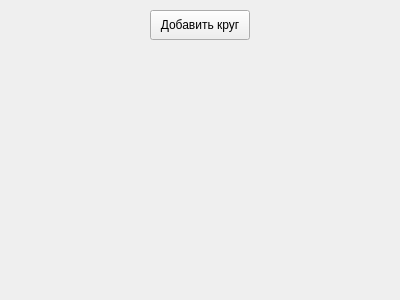
<?xml version="1.0" encoding="UTF-8"?>
<ui version="4.0">
 <class>MainWindow</class>
 <widget class="QMainWindow" name="MainWindow">
  <property name="geometry">
   <rect>
    <x>0</x>
    <y>0</y>
    <width>400</width>
    <height>300</height>
   </rect>
  </property>
  <property name="windowTitle">
   <string>Окружности</string>
  </property>
  <widget class="QWidget" name="centralwidget">
   <widget class="QPushButton" name="pushButton">
    <property name="geometry">
     <rect>
      <x>150</x>
      <y>10</y>
      <width>100</width>
      <height>30</height>
     </rect>
    </property>
    <property name="text">
     <string>Добавить круг</string>
    </property>
   </widget>
  </widget>
 </widget>
 <resources/>
 <connections/>
</ui>
